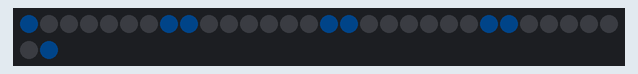
The sketch below on a simulated ESP8266 (NodeMCU). Shown: 32 RGB LEDs in strip order, left to right, continuing on the next row. Dim RGB values are drawn brighter than linear.

Above: at 0.1 s.
At 1.9 s:
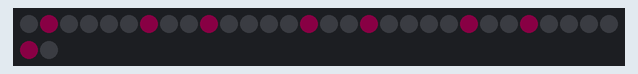
At 2.9 s:
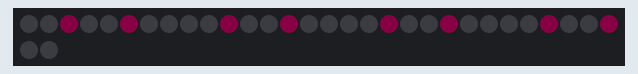
At 3.9 s:
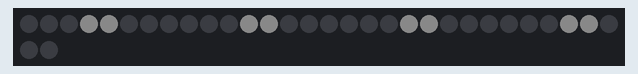
At 4.7 s:
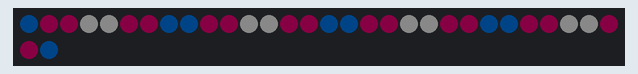
At 11.93 s:
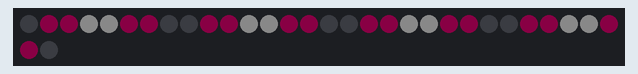

The sketch:

transbadge.ino
```cpp
// Transbadge for c36c3
// Amanda, 15.09.2019

// Includes
#include <Adafruit_NeoPixel.h>

// Nodemcu data pin
#define LED_PIN    D5

// Number of pixels
#define LED_COUNT 32

// Declare our NeoPixel strip object:
Adafruit_NeoPixel strip(LED_COUNT, LED_PIN, NEO_GRB + NEO_KHZ800);
// Argument 1 = Number of pixels in NeoPixel strip
// Argument 2 = Arduino pin number (most are valid)
// Argument 3 = Pixel type flags, add together as needed:
//   NEO_KHZ800  800 KHz bitstream (most NeoPixel products w/WS2812 LEDs)
//   NEO_KHZ400  400 KHz (classic 'v1' (not v2) FLORA pixels, WS2811 drivers)
//   NEO_GRB     Pixels are wired for GRB bitstream (most NeoPixel products)
//   NEO_RGB     Pixels are wired for RGB bitstream (v1 FLORA pixels, not v2)
//   NEO_RGBW    Pixels are wired for RGBW bitstream (NeoPixel RGBW products)

// setup() function -- runs once at startup --------------------------------
void setup() {
  strip.begin();           // INITIALIZE NeoPixel strip object (REQUIRED)
  strip.show();            // Turn OFF all pixels ASAP
  strip.setBrightness(10); // Set BRIGHTNESS to about 1/5 (max = 255)

    for (int i = 0; i < 5; i++)
  {
    startUp();
  }
}

// loop() function -- runs repeatedly as long as board is on ---------------
void loop() {

  transFlagShow();
  delay(5000);

  transFlagCease();
  delay(1000);


}

// Feather NeoPixel matrix adresses
//  0 |  1 |  2 |  3 |  4 |  5 |  6 |  7
//  8 |  9 | 10 | 11 | 12 | 13 | 14 | 15
// 16 | 17 | 18 | 19 | 20 | 21 | 22 | 23
// 24 | 25 | 26 | 27 | 28 | 29 | 30 | 31

// Arrays to define the rows, since flags are mostly row based
int row0[4] = {0, 8, 16, 24};
int row1[4] = {1, 9, 17, 25};
int row2[4] = {2, 10, 18, 26};
int row3[4] = {3, 11, 19, 27};
int row4[4] = {4, 12, 20, 28};
int row5[4] = {5, 13, 21, 29};
int row6[4] = {6, 14, 22, 30};
int row7[4] = {7, 15, 23, 31};

// Color declaration
// Transflag
uint32_t mayaBlue = strip.Color(0, 128, 255);
uint32_t amaranthPink = strip.Color(255, 0, 127);
uint32_t white = strip.Color(255, 255, 255);
// prideFlag
uint32_t darkViolet = strip.Color(75, 0, 130);
uint32_t blue = strip.Color(0, 0, 255);
uint32_t lightGreen = strip.Color(0, 255, 0);
uint32_t yellow = strip.Color(255, 255, 0);
uint32_t orange = strip.Color(255, 128, 0);
uint32_t red = strip.Color(204, 0, 0);
uint32_t off = strip.Color(0, 0, 0);

// script which runs at startup one time
void startUp() {
for (int i = 0; i < 4; i++)
  {
    strip.setPixelColor((row0[i]), mayaBlue);
    strip.setPixelColor((row7[i]), mayaBlue);
  }
  strip.show();
  delay(200);
  strip.clear();

  for (int i = 0; i < 4; i++)
  {
    strip.setPixelColor((row1[i]), amaranthPink);
    strip.setPixelColor((row6[i]), amaranthPink);
  }
  strip.show();
  delay(200);
  strip.clear();

    for (int i = 0; i < 4; i++)
  {
    strip.setPixelColor((row2[i]), amaranthPink);
    strip.setPixelColor((row5[i]), amaranthPink);
  }
  strip.show();
  delay(200);
  strip.clear();

for (int i = 0; i < 4; i++)
  {
    strip.setPixelColor((row3[i]), white);
    strip.setPixelColor((row4[i]), white);
  }
  strip.show();
  delay(200);
  strip.clear();
}

void transFlagShow() {

  for (int i = 0; i < 4; i++)
  {
    strip.setPixelColor((row3[i]), white);
    strip.setPixelColor((row4[i]), white);
  }
  strip.show();
  delay(200);

    for (int i = 0; i < 4; i++)
  {
    strip.setPixelColor((row2[i]), amaranthPink);
    strip.setPixelColor((row5[i]), amaranthPink);
  }
  strip.show();
  delay(200);

  for (int i = 0; i < 4; i++)
  {
    strip.setPixelColor((row1[i]), amaranthPink);
    strip.setPixelColor((row6[i]), amaranthPink);
  }
  strip.show();
  delay(200);

  for (int i = 0; i < 4; i++)
  {
    strip.setPixelColor((row0[i]), mayaBlue);
    strip.setPixelColor((row7[i]), mayaBlue);
  }
  strip.show();
  delay(200);
}

void transFlagCease() {

    for (int i = 0; i < 4; i++)
  {
    strip.setPixelColor((row3[i]), off);
    strip.setPixelColor((row4[i]), off);
  }

  delay(200);

    for (int i = 0; i < 4; i++)
  {
    strip.setPixelColor((row2[i]), off);
    strip.setPixelColor((row5[i]), off);
  }

  delay(200);

  for (int i = 0; i < 4; i++)
  {
    strip.setPixelColor((row1[i]), off);
    strip.setPixelColor((row6[i]), off);
  }

  delay(200);

  for (int i = 0; i < 4; i++)
  {
    strip.setPixelColor((row0[i]), off);
    strip.setPixelColor((row7[i]), off);
  }
}

  /*
  void transFlag() {
  for (int i = 0; i < 4; i++)
  {
    strip.setPixelColor((row0[i]), mayaBlue);
    strip.setPixelColor((row1[i]), amaranthPink);
    strip.setPixelColor((row2[i]), amaranthPink);
    strip.setPixelColor((row3[i]), white);
    strip.setPixelColor((row4[i]), white);
    strip.setPixelColor((row5[i]), amaranthPink);
    strip.setPixelColor((row6[i]), amaranthPink);
    strip.setPixelColor((row7[i]), mayaBlue);
  }


void prideFlag() {
  for (int i = 0; i < 4; i++)
  {
    strip.setPixelColor((row0[i]), off);
    strip.setPixelColor((row1[i]), amaranthPink);
    strip.setPixelColor((row2[i]), blue);
    strip.setPixelColor((row3[i]), lightGreen);
    strip.setPixelColor((row4[i]), yellow);
    strip.setPixelColor((row5[i]), orange);
    strip.setPixelColor((row6[i]), red);
    strip.setPixelColor((row7[i]), off);
  }
}
*/
```

Measured:
- by itself, everything shown: repeats every 7.4 s, in 4 steps
- what the display in image 3 shows lasts 0.4 s, from 3.8 s to 4.2 s
- what the display in image 4 shows lasts 6.8 s, from 4.6 s to 11.4 s
